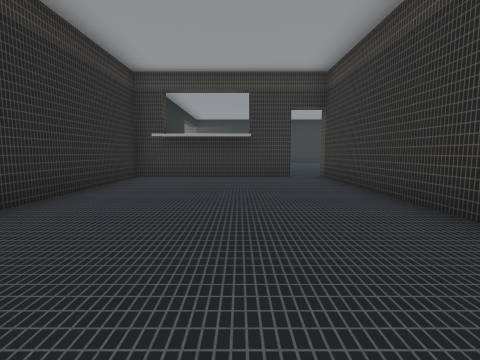
view 1 (above)

24 first-person views from a walk through a 3-D level made in the Godot game engine. The camera is 1.5 m above the floor, tilts 6° down and sees 85° across. The floor is counted in squares, 2.08 m on a side. Each view is taken from the middle of a square. On the plan, view 1 faces up. The plan holds only what a view shows up to about 9 squares ahead; the rest is blank. The place goes on beyond the plan. Characters and animated objects are left out. Door leaves are left out where a doorway can be walked through. Some surface patterns are stand-ins.

view 2
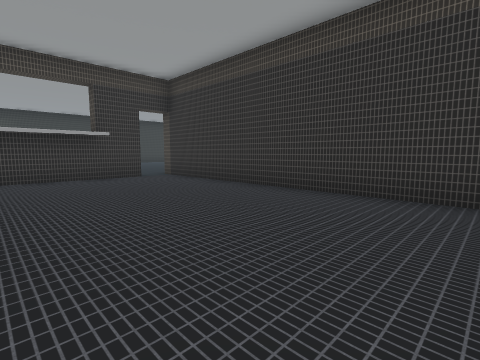

view 3
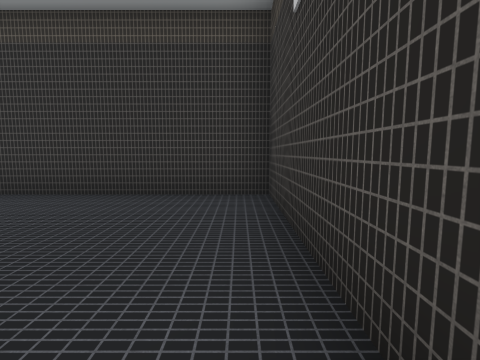

view 4
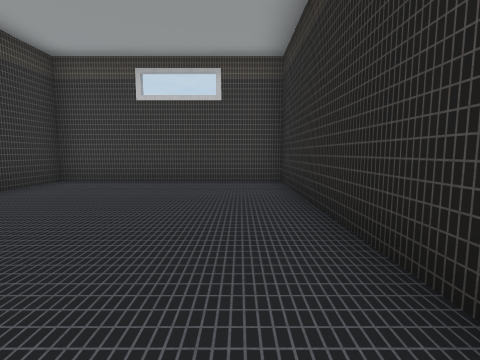

view 5
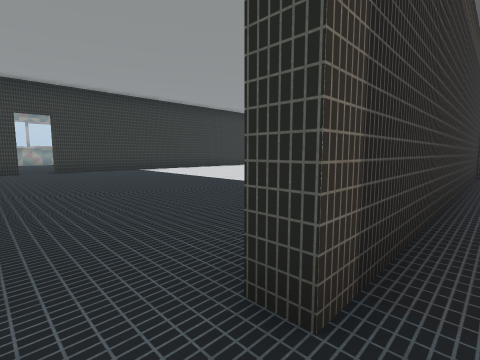

view 6
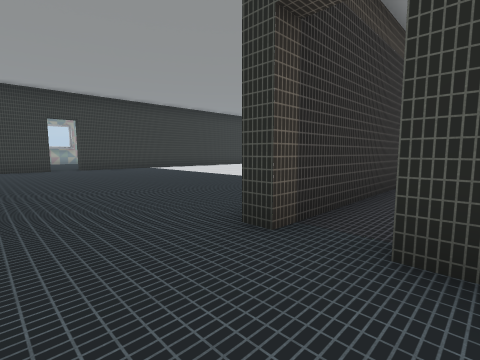

view 7
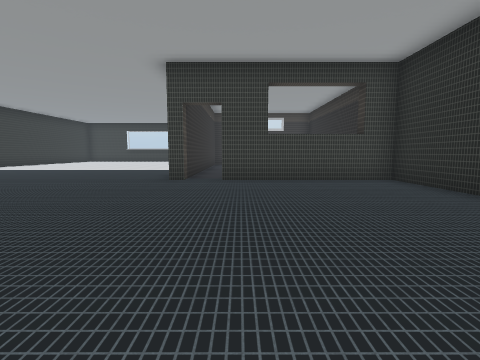

view 8
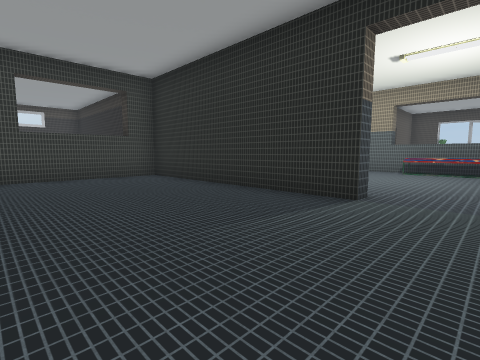

view 9
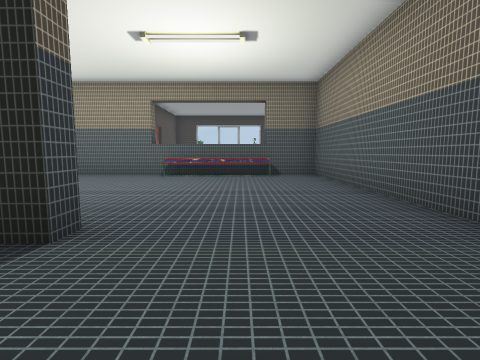

view 10
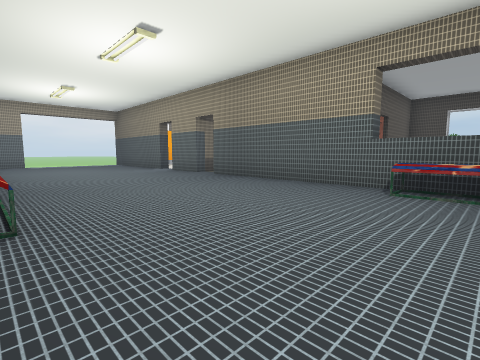

view 11
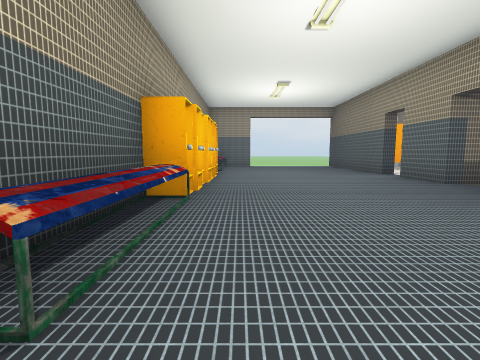

view 12
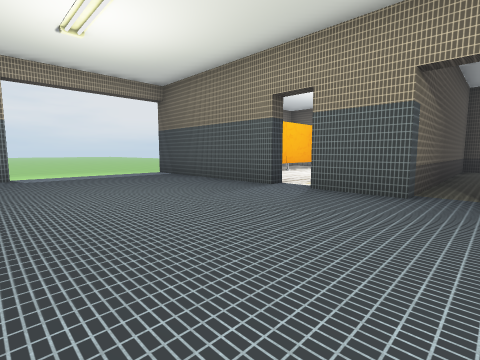

view 13
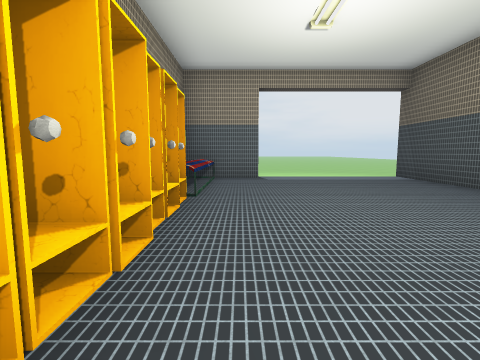

view 14
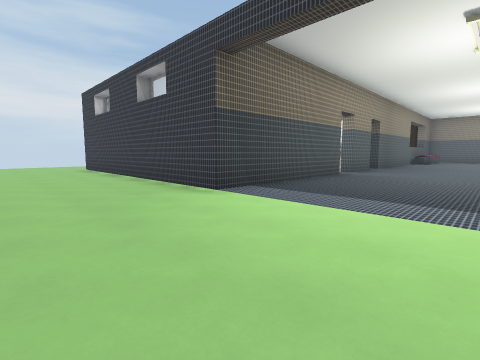

view 15
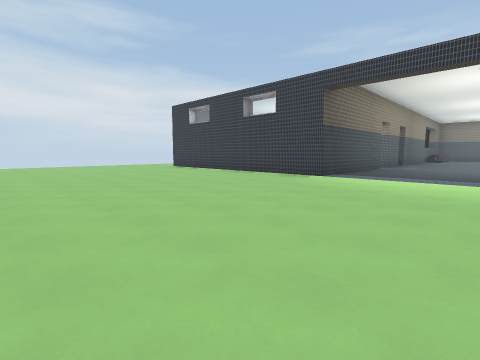

view 16
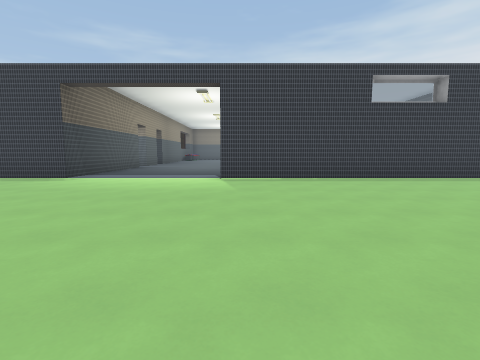

view 17
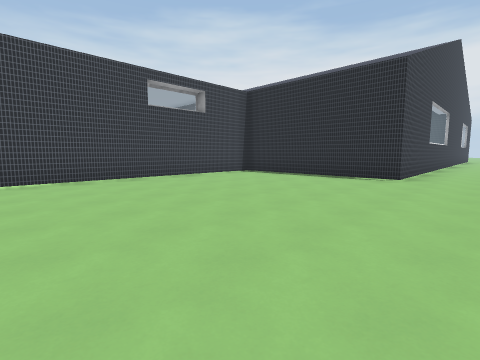

view 18
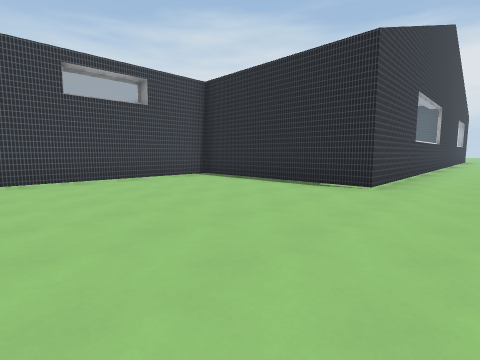

view 19
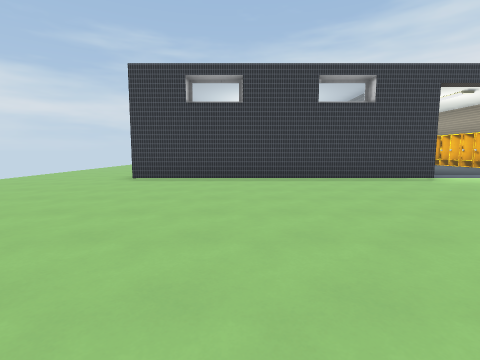

view 20
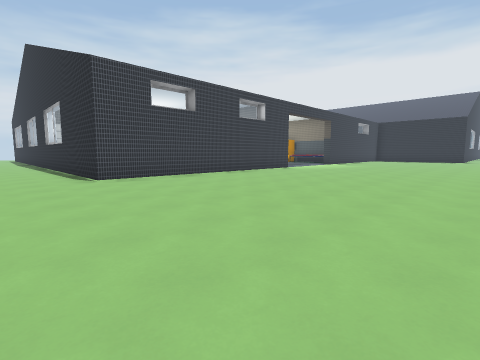

view 21
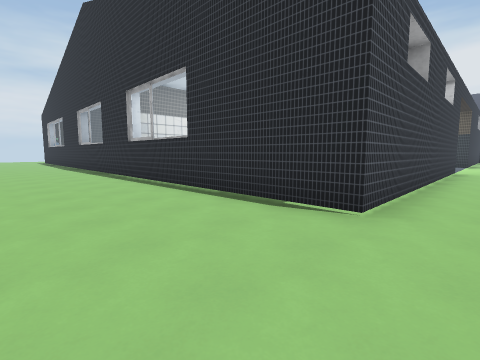

view 22
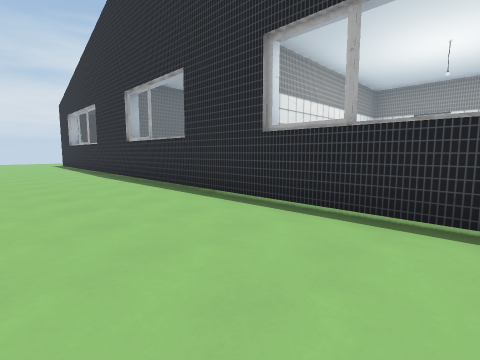

view 23
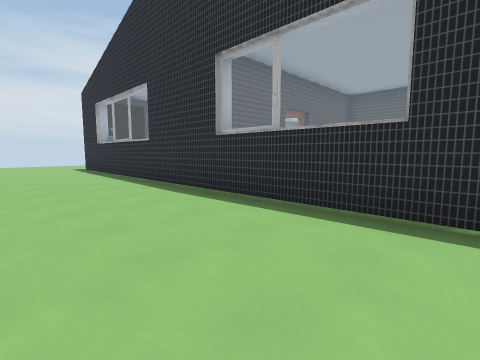

view 24
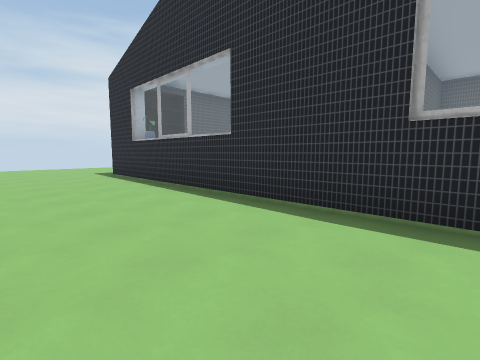

### Floor plan
Points are (right, up) in squares from view 1. A wall is a line through its corners. A room is listed if a view was taken in it or the views show most of it. See-through windows are left out.
Room 1 (views 1, 2, 3, 4)
walls: (1.5, 7.7) (-3, 7.7) (-3, -0.5) (2.5, -0.5) (2.5, 8.1)
ways out: opening at (2, 8) to room 2
Room 2 (views 5, 6, 7, 8, 9, 10, 11, 12, 13, 14, 15, 16, 17, 18, 19, 20, 21, 22, 23, 24)
walls: (-3.4, 8.6) (-3.4, 11.4); (-5.6, -0.5) (-3.4, -0.5); (-9.7, 4.3) (-9.7, -0.9) (-17.9, -0.9) (-17.9, 19); (-9.7, 7) (-9.7, 5.3); (2.5, 8.1) (2.9, 8.1); (-9.7, 11.6) (-9.7, 8); (-3.5, 14.5) (-3, 14.5) (-3, 8.1) (1.5, 8.1); (2.5, -6.2) (2.5, -0.9) (-5.6, -0.9); (-3.6, 18.5) (-9.7, 18.5) (-9.7, 13.5); (12.9, 8) (12.9, 9.5)
low walls: (-4.2, 9.6) (-4.2, 12.1); (-8.8, 17) (-8.8, 13.6)
ways out: opening at (2, 8) to room 1; opening at (-10, 5); opening at (2.5, -7.5); gap at (-10, 8)
objects: locker (-4, 3); locker (-4, 4); locker (-4, 5); locker (-4, 6); locker (-4, 7); locker (-4, 8) to (-4, 9)

Positions as (right, up) in squares from view 1, and headings:
1: (0, 0), facing up
2: (-2, 0), facing up-right
3: (-2, 0), facing right
4: (-2, 6), facing down
5: (2, 9), facing down-right
6: (1, 10), facing down-right
7: (1, 15), facing down
8: (1, 16), facing down-left
9: (-1, 16), facing left
10: (-4, 15), facing down-left
11: (-5, 13), facing down
12: (-5, 8), facing down-left
13: (-5, 7), facing down
14: (-6, -4), facing up-left
15: (-6, -8), facing up-left
16: (-5, -8), facing up
17: (-5, -8), facing up-right
18: (-3, -8), facing up-right
19: (-15, -8), facing up
20: (-20, -8), facing up-right
21: (-21, -2), facing up-right
22: (-21, 3), facing up-right
23: (-21, 7), facing up-right
24: (-21, 10), facing up-right
